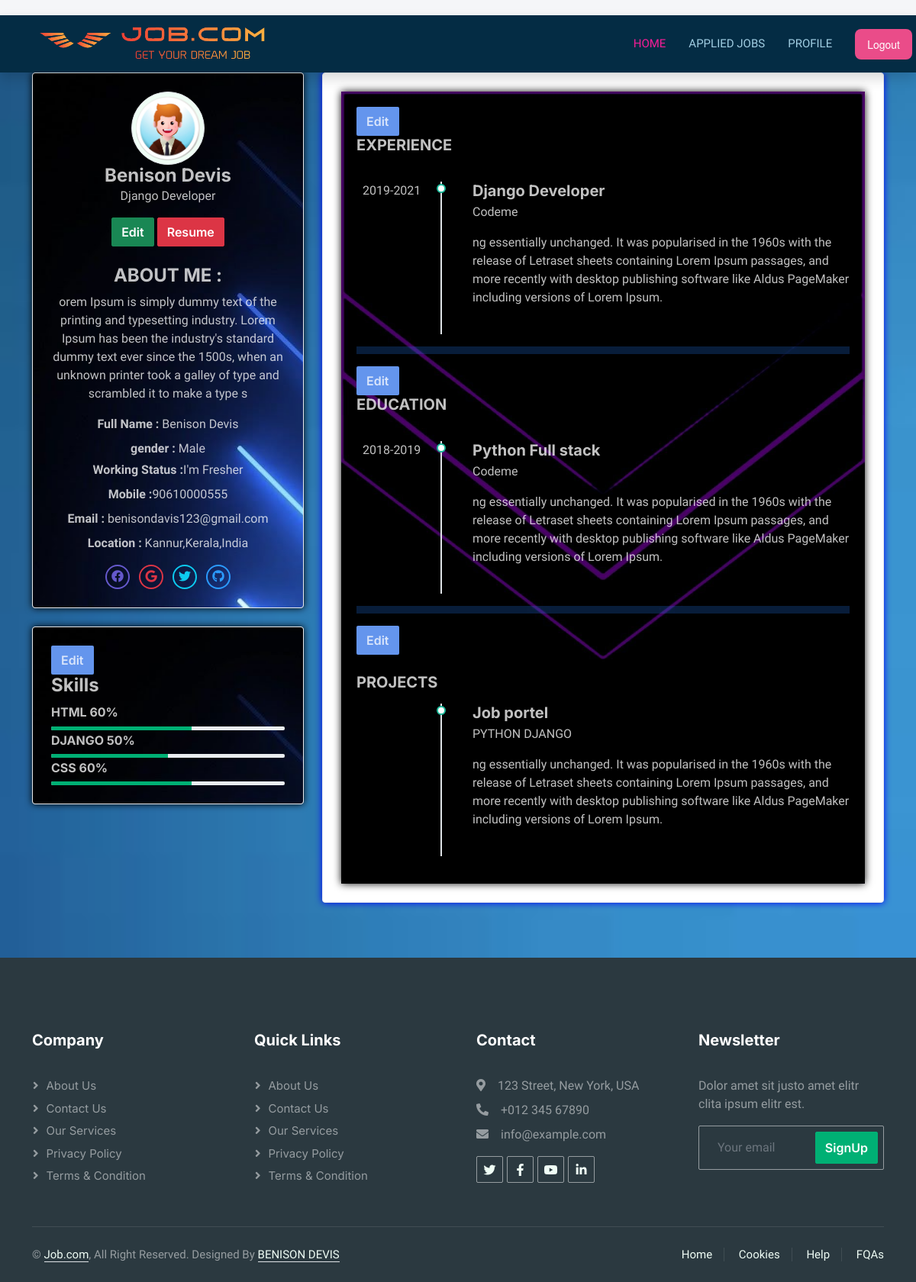
Page /employee/profile/ (signed in) on the earlier database version.
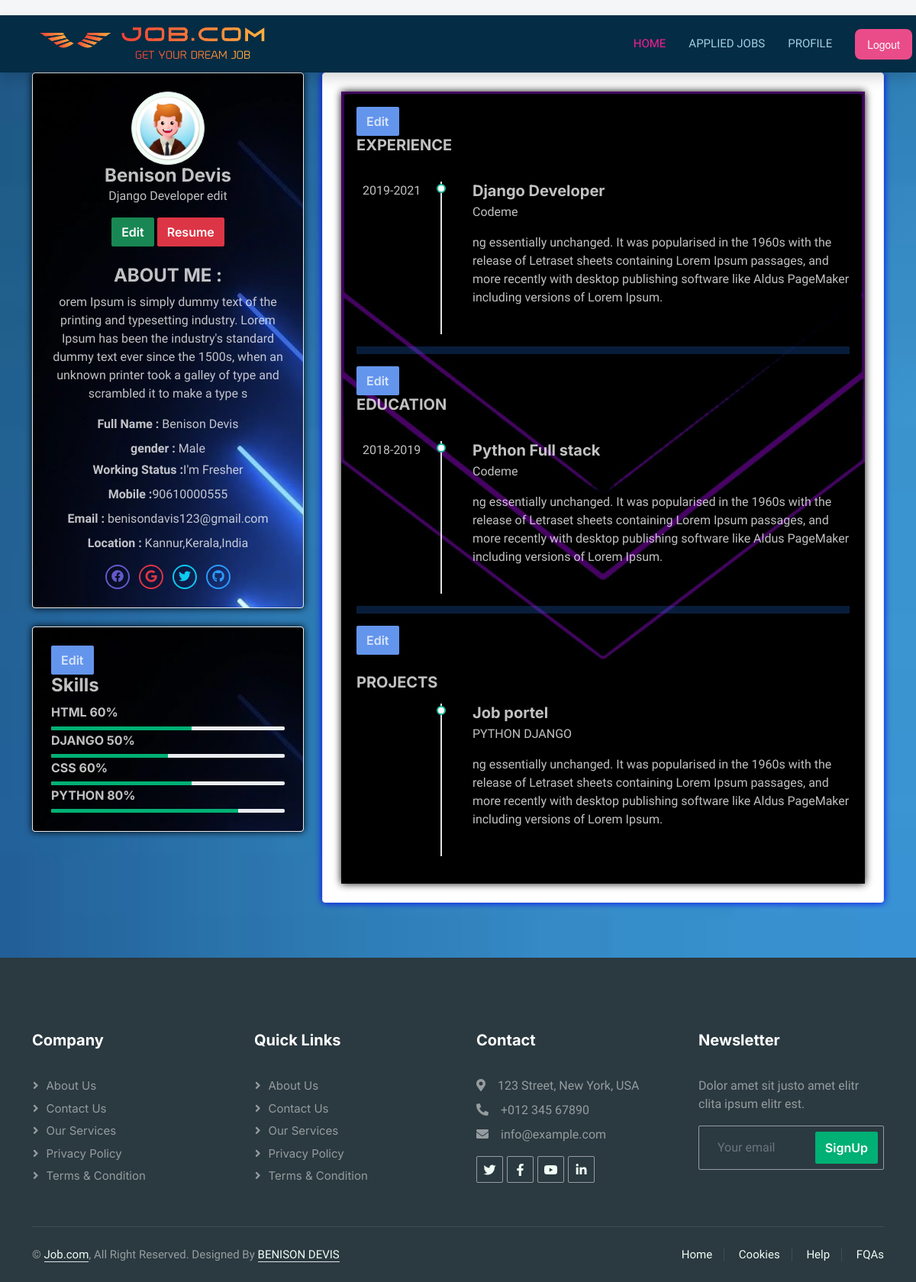
Same page on the later database version.
### employee/models.py (models this page shows)
class ProfileEdit(models.Model):
    worksts = (
        ("frsh", "I'm Fresher"),
        ("exp", "I'm Experienced"))
    gender = (("M", "Male"), ("F", "Female"), ("O", "Outher"))
    profile_title = models.CharField(max_length=50,null=True, blank=True)
    bio = models.TextField(null=True, blank=True)
    profile_img = models.ImageField(upload_to="profile.image/", null=True, blank=True,default='static\img\pro.png')
    resume = models.FileField(upload_to="resume/", null=True, blank=True)
    location = models.CharField(max_length=50,null=True, blank=True)
    mobile_no = models.CharField(max_length=12,null=True, blank=True)
    working_sts = models.CharField(max_length=50, choices=worksts,null=True, blank=True)
    gender = models.CharField(max_length=50, choices=gender,null=True, blank=True)
    rel_profile = models.OneToOneField(
        Employee, on_delete=models.CASCADE, null=True, blank=True
    )

class AddSkill(models.Model):
    skill = models.CharField(max_length=50)
    percentage = models.IntegerField()
    rel_skill = models.ForeignKey(
        Employee, on_delete=models.CASCADE, null=True, blank=True
    )

class AddExperience(models.Model):
    job_role = models.CharField(max_length=50)
    date = models.CharField(max_length=10)
    company_name = models.CharField(max_length=50)
    job_dicription = models.TextField(null=True, blank=True)
    rel_experience = models.ForeignKey(
        Employee, on_delete=models.CASCADE, null=True, blank=True
    )

class AddEducations(models.Model):
    school = models.CharField(max_length=50)
    qualification = models.CharField(max_length=50)
    date = models.CharField(max_length=10)
    shor_dicription = models.TextField(null=True, blank=True)
    rel_education = models.ForeignKey(
        Employee, on_delete=models.CASCADE, null=True, blank=True
    )

class AddProject(models.Model):
    pro_name = models.CharField(max_length=50)
    domine = models.CharField(max_length=50)
    shor_dicription = models.TextField(null=True, blank=True)
    rel_project = models.ForeignKey(
        Employee, on_delete=models.CASCADE, null=True, blank=True
    )

### employee/decorators.py (the view)
    def wrappeer(request,*args,**kwargs):
        if not request.user.is_authenticated:
            return redirect('user_login')
        else:
            if request.user.role != 'USER':
                return render(request, "404.html")
        return function(request,*args,**kwargs)

### employee/views.py (called while the page is built)
@employee_login_required
def employee_profile(request):
    emp = request.user
    addskl = AddSkill.objects.filter(rel_skill=emp)
    addexpe = AddExperience.objects.filter(rel_experience=emp)
    addeduc = AddEducations.objects.filter(rel_education=emp)
    addpro = AddProject.objects.filter(rel_project=emp)
    addprof = ProfileEdit.objects.filter(rel_profile=emp).first()
    context = {
        "emp": emp,
        "exp": addexpe,
        "educ": addeduc,
        "pro": addpro,
        "skl": addskl,
        "prof": addprof,
    }
    return render(request, "employees_pages/emp_profile.html", context)

### templates/employees_pages/emp_profile.html (shortened to what the changed rows need)
{% extends 'base.html' %}
{% block content %}
{% load static %}
<div class="container">
<div class="row">
    <div class="col-lg-4 col-xl-4">
        <div  class="card-box text-center  " style="box-shadow: 0px 0px 10px black ;background-image: url('{% static 'img/prolh.jpg' %}');">
            {% if prof.profile_img %}
                <img src="{{ prof.profile_img.url }}" class="rounded-circle avatar-xl img-thumbnail" alt="profile-image">
            {% else %}
                <img src="{% static 'img/pro.png' %}" class="rounded-circle avatar-xl img-thumbnail" alt="profile-image">
            {% endif %}
            <h4 style="color: rgba(255, 255, 255, 0.758);" class="mb-0">{{ request.user.first_name }} {{ request.user.last_name }}</h4>
            <p style="color: rgba(255, 255, 255, 0.758);">{{ prof.profile_title }}</p>
            <a href="{% url 'employee_profile_edit' %}"><button type="button" class="btn btn-success btn-xs waves-effect mb-2 waves-light">Edit</button></a>
            {% if prof.resume %}
                <a href="{{ prof.resume.url }}"><button type="button" class="btn btn-danger btn-xs waves-effect mb-2 waves-light">Resume</button></a>
            {% else %}
                <a href="{% url 'employee_profile_edit' %}"><button class="btn btn-danger btn-xs waves-effect mb-2 waves-light" >Upload Resume</button></a>
            {% endif %}
            <div style="color: rgba(255, 255, 255, 0.758);" class="text-left mt-3">
                <h4 style="color: rgba(255, 255, 255, 0.758);" class="font-13 text-uppercase">About Me :</h4>
                <p class="font-13 mb-3">
                    {{ prof.bio }}
                </p>
                <p class=" mb-2 font-13"><strong>Full Name :</strong> <span class="ml-2">{{ request.user.first_name }} {{ request.user.last_name }}</span></p>
                <p class="mb-1 font-13"><strong>gender :</strong> <span class="ml-2">
                    {{prof.gender}}
                </span></p>
                <p class=" mb-2 font-13"><strong>Working Status :</strong><span class="ml-2">{{ prof.working_sts }}</span></p>
                <p class=" mb-2 font-13"><strong>Mobile :</strong><span class="ml-2">{{ prof.mobile_no }}</span></p>
                <p class="mb-2 font-13"><strong>Email :</strong> <span class="ml-2 ">{{ request.user.email }}</span></p>
                <p class="mb-1 font-13"><strong>Location :</strong> <span class="ml-2">{{ prof.location }}</span></p>
            </div>
            <ul class="social-list list-inline mt-3 mb-0">
                <li class="list-inline-item">
                </li>
                <li class="list-inline-item">
                </li>
                <li class="list-inline-item">
                </li>
                <li class="list-inline-item">
                </li>
            </ul>
        </div>
        <div class="card-box  " style="box-shadow: 0px 0px 10px black ;background-image: url('{% static 'img/prolh.jpg' %}');">
            {% if not skl %}
                <div class="pt-1">
                    <h6 class="text-uppercase mt-0">skill <span class="float-right">99%</span></h6>
                    <div class="progress progress-sm m-0">
                        <div  class="progress-bar " role="progressbar" aria-valuenow="99" aria-valuemin="0" aria-valuemax="100" style="width:99%;background-color: darkblue;">
                            <span class="sr-only">99% Complete</span>
                        </div>
                    </div>
                </div>
            {% else %}
                {% for addskl in skl %}
                    <div class="pt-1">
                        <h6 style="color: rgba(255, 255, 255, 0.758);" class="text-uppercase mt-0">{{addskl.skill}} <span class="float-right">{{addskl.percentage}}%</span></h6>
                        <div class="progress progress-sm m-0">
                            <div class="progress-bar bg-purple" role="progressbar" aria-valuenow="{{addskl.percentage}}" aria-valuemin="0" aria-valuemax="100" style="width: {{addskl.percentage}}%">
                            </div>
                        </div>
                    </div>
                {% endfor %}
            {% endif %}
        </div>
    </div>
    <div class="col-lg-8 col-xl-8">
        <div class="card-box" style="box-shadow: 0px 0px 10px blue;">
            <div class="tab-content " style="padding: 20px;box-shadow: 0px 0px 10px rgb(13, 13, 13);background-image: url('{% static 'img/pronewc.jpg' %}');background-size: 100% 100%;">
                <div class="tab-pane show active" id="about-me">
                    <ul style="color: rgba(255, 255, 255, 0.758);" class="list-unstyled timeline-sm">
                        {% if not exp %}
                            <li class="timeline-sm-item">
                                <span style="color: rgba(255, 255, 255, 0.758);" class="timeline-sm-date">year-year</span>
                                <h5 style="color: rgba(255, 255, 255, 0.758);" class="mt-0 mb-1">Job role</h5>
                                <p style="color: rgba(255, 255, 255, 0.758);">Company Name</p>
                                <p class="text-muted mt-2">{{ addexp.job_dicription }}</p>
                            </li>
                        {% else %}
                            {% for addexp in exp %}
                                <li  class="timeline-sm-item">
                                    <span  class="timeline-sm-date">{{ addexp.date }}</span>
                                    <h5 style="color: rgba(255, 255, 255, 0.758);" class="mt-0 mb-1">{{ addexp.job_role }}</h5>
                                    <p >{{ addexp.company_name }}</p>
                                    <p style="color: rgba(255, 255, 255, 0.758);" class=" mt-2">{{ addexp.job_dicription }}</p>
                                </li>
                            {% endfor %}
                        {% endif %}
                    </ul>
                    <ul class="list-unstyled timeline-sm">
                        {% if not educ %}
                            <li class="timeline-sm-item">
                                <span class="timeline-sm-date">year-year</span>
                                <h5 class="mt-0 mb-1">Qualification</h5>
                                <p>Name of school/College</p>
                                <p class="text-muted mt-2">{{ addedu.shor_dicription }}</p>
                            </li>
                        {% else %}
                            {% for addedu in educ %}
                                <li style="color: rgba(255, 255, 255, 0.758);" class="timeline-sm-item">
                                    <span class="timeline-sm-date">{{ addedu.date }}</span>
                                    <h5 style="color: rgba(255, 255, 255, 0.758);" class="mt-0 mb-1">{{ addedu.qualification }}</h5>
                                    <p>{{ addedu.school }}</p>
                                    <p class=" mt-2">{{ addedu.shor_dicription }}</p>
                                </li>
                            {% endfor %}
                        {% endif %}
                    </ul>
                    <ul class="list-unstyled timeline-sm">
                        {% if not pro %}
                            <li class="timeline-sm-item">
                                <span class="timeline-sm-date">No.</span>
                                <h5 class="mt-0 mb-1">Project Name</h5>
                                <p>Domine</p>
                                <p class="text-muted mt-2">short Discription for your project
                                </p>
                            </li>
                        {% else %}
                        {% for addpro in pro %}
                            <li style="color: rgba(255, 255, 255, 0.758);" class="timeline-sm-item">
                                <h5 style="color: rgba(255, 255, 255, 0.758);"  class="mt-0 mb-1">{{ addpro.pro_name }}</h5>
                                <p>{{ addpro.domine }}</p>
                                <p class=" mt-2">{{ addpro.shor_dicription }}</p>
                            </li>
                        {% endfor %}
                        {% endif %}
                    </ul>
                </div>
            </div>
        </div>
    </div>
</div>
</div>
{% endblock content %}

Differences in the rows shown:
changed ProfileEdit "Male": profile_title "Django Developer" → "Django Developer edit"
added AddSkill: skill "PYTHON", percentage "80"
